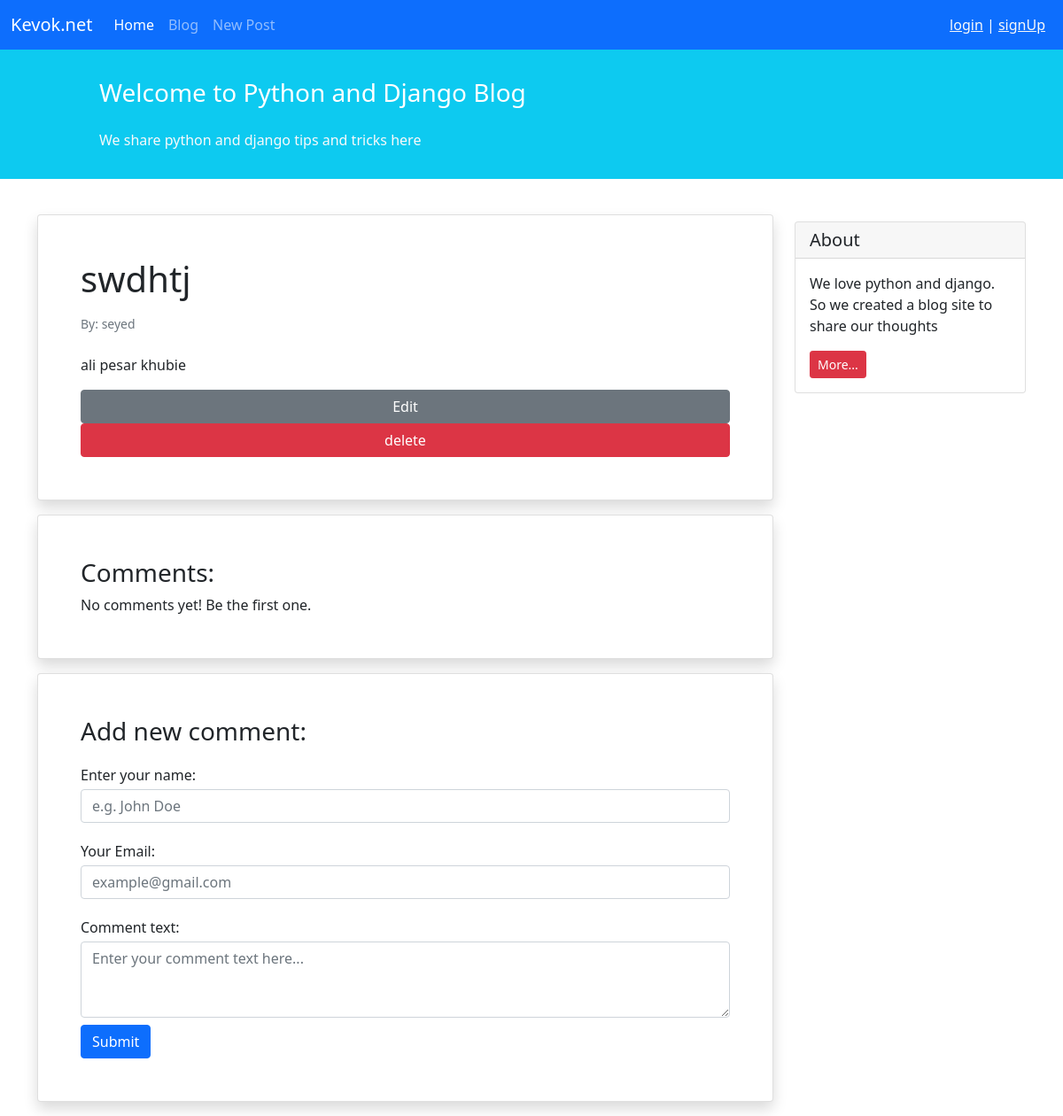
Screenshot of /blog/12/ with the database file from the repository.
### pages/models.py (models this page shows, shortened)
class Post(models.Model):
    STATUS_CHOICES = (
        ('pub','published'),
        ('drf','draft'),
    )
    title = models.CharField(max_length=100)
    text = models.TextField()
    author = models.ForeignKey('auth.User',on_delete=models.CASCADE) # app auth ->  Table user
    datetime_created = models.DateTimeField(auto_now_add=True)
    datetime_modified = models.DateTimeField(auto_now=True)
    status = models.CharField(choices=STATUS_CHOICES , max_length=3)

### pages/views.py (the view)
# urls.py: path('<int:pk>/', views.PostDetailView.as_view() , name='post-detail'),
class PostDetailView(generic.DetailView):
    model = Post
    template_name = 'blog/post_detail.html'
    context_object_name = 'post'

### pages/templates/blog/post_detail.html (shortened to what this page needs)
{% extends '_base.html' %}
{% block content %}
    <div class="container mt-4">
        <div class="row">
            <div class="col-9">
                <div class="card shadow my-3 p-5">
                    <h1>{{ post.title }}</h1>
                    <p class="small text-muted mt-2">By: {{ post.author }}</p>
                    <p class="mt-2">{{ post.text }}</p>
                    <a class="btn btn-secondary" href="{% url 'update-post' post.id %}">Edit </a>
                    <a class="btn btn-danger" href="{% url 'delete-post' post.id %}">delete </a>
                </div>
                <div class="card shadow my-3 p-5">
                    <h3>Comments:</h3>
                    No comments yet! Be the first one.
                </div>
                <div class="card shadow my-3 p-5">
                    <h3>Add new comment:</h3>
                    <form method="POST">
                        <div class="form-group py-2">
                            <label class="py-1" for="author_name">Enter your name:</label>
                            <input type="text" class="form-control" placeholder="e.g. John Doe" name="author_name">
                        </div>
                        <div class="form-group py-2">
                            <label class="py-1" for="email">Your Email:</label>
                            <input type="email" class="form-control" placeholder="example@gmail.com" name="email">
                        </div>
                        <div class="form-group py-2">
                            <label class="py-1" for="comment_text">Comment text:</label>
                            <textarea class="form-control" name="text" rows="3"
                                      placeholder="Enter your comment text here..."></textarea>
                        </div>
                        <button type="submit" class="btn btn-primary">Submit</button>
                    </form>
                </div>
            </div>
            <div class="col-3">
                <div class="card my-4">
                    <h5 class="card-header">About</h5>
                    <div class="card-body">
                        <p class="card-text">We love python and django. So we created a blog site to share our
                            thoughts</p>
                        <a href="#"
                           class="btn btn-sm btn-danger">
                            More...
                        </a>
                    </div>
                </div>
            </div>
        </div>
    </div>
{% endblock content %}

### rows the page displays
Post: title "swdhtj", author "seyed", text "ali pesar khubie"
